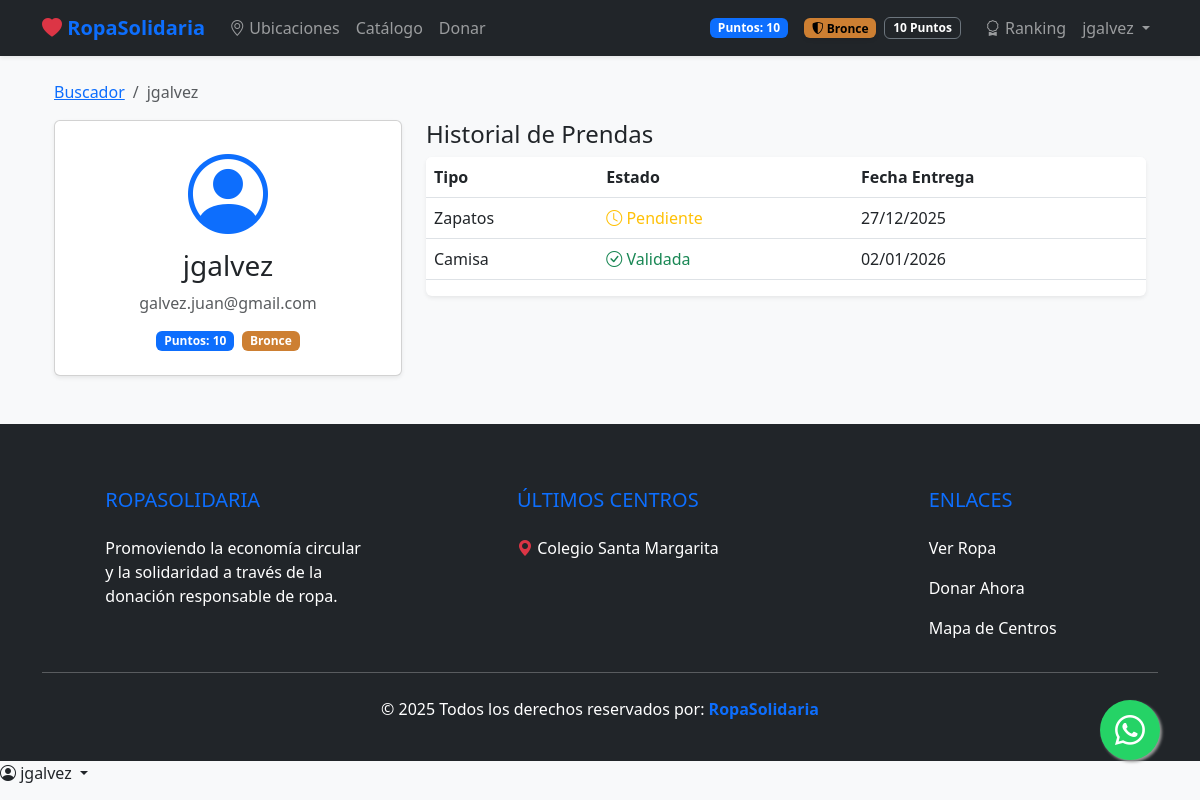
Screenshot of /admin-logistica/perfil/1/ (signed in) with the database file from the repository.
### donaciones/models.py (models this page shows, shortened)
class Perfil(models.Model):
    user = models.OneToOneField(User, on_delete=models.CASCADE)
    puntos = models.IntegerField(default=0)
    centros = models.ManyToManyField(CentroAcopio, related_name="usuarios")
    logros = models.ManyToManyField(Logro, blank=True)
    def get_nivel(self):
        if self.puntos < 50:
            return {'nombre': 'Bronce', 'color': '#cd7f32', 'icon': 'bi-shield-shaded'}
        elif self.puntos < 150:
            return {'nombre': 'Plata', 'color': '#c0c0c0', 'icon': 'bi-shield-fill'}
        else:
            return {'nombre': 'Oro', 'color': '#ffd700', 'icon': 'bi-trophy-fill'}

class Prenda(models.Model):
    TIPOS_ROPA = [('CAMISA', 'Camisa'),('POLERA', 'Polera'),('PANTALON', 'Pantalón'),('ZAPATOS', 'Zapatos'),('CHALECO', 'Chaleco'),('POLERON', 'Polerón'),('ABRIGO', 'Abrigo')]
    TALLAS = [('S', 'S - Pequeño'), ('M', 'M - Medio'), ('L', 'L - Largo'), ('XL', 'XL - Extra Largo'), ('T33-34', 'T33-34'), ('T35-36', 'T35-36'), ('T37-38', 'T37-38'),
        ('T39-40', 'T39-40'), ('T41-42', 'T41-42'), ('T43-44', 'T43-44')]
    CONDICIONES = [('NUEVO', 'Nuevo'), ('USADO_EXC', 'Usado (Excelente)'), ('USADO_BUENO', 'Usado (Buen estado)'), ('USADO_DET', 'Usado (Con detalles)')]
    donante = models.ForeignKey(User, on_delete=models.CASCADE)
    centro = models.ForeignKey(CentroAcopio, on_delete=models.CASCADE)
    tipo = models.CharField(max_length=20, choices=TIPOS_ROPA) # Ahora con choices
    talla = models.CharField(max_length=20, choices=TALLAS)
    condicion = models.CharField(max_length=20, choices=CONDICIONES)
    fecha_creacion = models.DateTimeField(auto_now_add=True) # Para el gráfico mensual
    foto1 = models.ImageField(upload_to='prendas/') # Obligatoria
    foto2 = models.ImageField(upload_to='prendas/', blank=True, null=True) # Opcional
    foto3 = models.ImageField(upload_to='prendas/', blank=True, null=True) # Opcional
    disponible = models.BooleanField(default=True)
    validada = models.BooleanField(default=False) # Nueva línea
    fecha_entrega = models.DateField(
            null=True,
            blank=True,
            help_text="¿Qué día aproximado llevarás la prenda al centro?"
        )

class CentroAcopio(models.Model):
    nombre = models.CharField(max_length=100)
    direccion = models.CharField(max_length=200)
    google_maps_link = models.TextField(blank=True)
    capacidad_maxima = models.IntegerField(default=50, help_text="Máximo de prendas que puede almacenar")
    en_vacaciones = models.BooleanField(default=False, help_text="Marcar si el centro está cerrado temporalmente")

### donaciones/views.py (the view)
# urls.py: path('admin-logistica/perfil/<int:user_id>/', views.perfil_usuario_admin, name='perfil_usuario_admin'),
@login_required
def perfil_usuario_admin(request, user_id):
    if not request.user.is_staff:
        return redirect('home')
    usuario_inspeccionado = get_object_or_404(User, id=user_id)
    prendas = Prenda.objects.filter(donante=usuario_inspeccionado).order_by('-fecha_creacion')
    return render(request, 'admin/perfil_usuario_detalle.html', {
        'usuario_target': usuario_inspeccionado,
        'prendas': prendas
    })

### donaciones/context_processors.py (called while the page is built)
def global_context(request):
    return {
        'ultimos_centros_footer': CentroAcopio.objects.order_by('-id')[:3],
        'alertas_criticas': 0 # (tu lógica de alertas aquí)
    }

def footer_data(request):
    ultimos_centros = CentroAcopio.objects.order_by('-id')[:3]
    alertas_criticas = 0
    if request.user.is_authenticated and request.user.is_staff:
        hoy = timezone.now().date()
        alertas_criticas = Prenda.objects.filter(
            validada=False,
            fecha_entrega__lt=hoy
        ).count()
    return {
        'ultimos_centros_footer': Prenda.objects.order_by('-id')[:3], # ejemplo
        'alertas_criticas': alertas_criticas
    }

### donaciones/templates/admin/perfil_usuario_detalle.html
{% extends 'base.html' %}
{% block content %}
<div class="container mt-4">
    <nav aria-label="breadcrumb">
        <ol class="breadcrumb">
            <li class="breadcrumb-item"><a href="{% url 'buscar_usuarios' %}">Buscador</a></li>
            <li class="breadcrumb-item active">{{ usuario_target.username }}</li>
        </ol>
    </nav>
    <div class="row">
        <div class="col-md-4">
            <div class="card shadow-sm text-center p-4">
                <i class="bi bi-person-circle display-1 text-primary"></i>
                <h3 class="mt-2">{{ usuario_target.username }}</h3>
                <p class="text-muted">{{ usuario_target.email }}</p>
                <div class="d-flex justify-content-center gap-2">
                    <span class="badge bg-primary">Puntos: {{ usuario_target.perfil.puntos }}</span>
                    <span class="badge" style="background-color: {{ usuario_target.perfil.get_nivel.color }}">
                        {{ usuario_target.perfil.get_nivel.nombre }}
                    </span>
                </div>
            </div>
        </div>
        <div class="col-md-8">
            <h4>Historial de Prendas</h4>
            <div class="table-responsive bg-white shadow-sm rounded">
                <table class="table align-middle">
                    <thead>
                        <tr>
                            <th>Tipo</th>
                            <th>Estado</th>
                            <th>Fecha Entrega</th>
                        </tr>
                    </thead>
                    <tbody>
                        {% for p in prendas %}
                        <tr>
                            <td>{{ p.get_tipo_display }}</td>
                            <td>
                                {% if p.validada %}
                                    <span class="text-success"><i class="bi bi-check-circle"></i> Validada</span>
                                {% else %}
                                    <span class="text-warning"><i class="bi bi-clock"></i> Pendiente</span>
                                {% endif %}
                            </td>
                            <td>{{ p.fecha_entrega|date:"d/m/Y" }}</td>
                        </tr>
                        {% endfor %}
                    </tbody>
                </table>
            </div>
        </div>
    </div>
</div>
{% endblock %}

### templates/base.html (shortened to what this page needs)
<!DOCTYPE html>
<html lang="es">
<head>
    <link href="https://cdn.jsdelivr.net/npm/bootstrap@5.3.0/dist/css/bootstrap.min.css" rel="stylesheet">
    <link rel="stylesheet" href="https://cdn.jsdelivr.net/npm/bootstrap-icons@1.10.0/font/bootstrap-icons.css">
</head>
<body>
<nav class="navbar navbar-expand-lg navbar-dark bg-dark shadow-sm">
    <div class="container">
        <a class="navbar-brand" href="/"><i class="bi bi-heart-fill text-danger"></i> RopaSolidaria</a>
        <div class="collapse navbar-collapse" id="navbarNav">
            <ul class="navbar-nav me-auto">
				<li class="nav-item"><a class="nav-link" href="{% url 'centros' %}"><i class="bi bi-geo-alt"></i> Ubicaciones</a>
                <li class="nav-item"><a class="nav-link" href="{% url 'catalogo' %}">Catálogo</a></li>
                <li class="nav-item"><a class="nav-link" href="{% url 'donar' %}">Donar</a></li>
</li>
            </ul>
            <ul class="navbar-nav ms-auto">
                {% if user.is_authenticated %}
                    <li class="nav-item d-flex align-items-center me-3">
                        <span class="badge bg-primary">Puntos: {{ user.perfil.puntos }}</span>
                    </li>
					<li class="nav-item d-flex align-items-center me-2">
						<span class="badge shadow-sm" style="background-color: {{ user.perfil.get_nivel.color }}; color: #000;">
							<i class="bi {{ user.perfil.get_nivel.icon }}"></i> {{ user.perfil.get_nivel.nombre }}
						</span>
					</li>
					<li class="nav-item d-flex align-items-center me-3">
						<span class="badge bg-dark border border-secondary">{{ user.perfil.puntos }} Puntos</span>
					</li>
					<li class="nav-item">
						<a class="nav-link" href="{% url 'leaderboard' %}"><i class="bi bi-award"></i> Ranking</a>
					</li>
					<div class="dropdown">
					  <a class="nav-link dropdown-toggle" href="#" id="userMenu" data-bs-toggle="dropdown">
						{{ user.username }}
					  </a>
					</div>
                {% else %}
                    <li class="nav-item"><a class="nav-link" href="{% url 'login' %}">Iniciar Sesión</a></li>
                {% endif %}
            </ul>
        </div>
    </div>
</nav>
<main class="container my-4">
    {% block content %}
    {% endblock %}
</main>
<footer class="bg-dark text-white pt-5 pb-4 mt-5">
    <div class="container text-center text-md-start">
        <div class="row">
            <div class="col-md-4 col-lg-4 col-xl-3 mx-auto mt-3">
                <h5 class="text-uppercase mb-4 font-weight-bold text-primary">RopaSolidaria</h5>
                <p>Promoviendo la economía circular y la solidaridad a través de la donación responsable de ropa.</p>
            </div>
            <div class="col-md-4 col-lg-3 col-xl-3 mx-auto mt-3">
                <h5 class="text-uppercase mb-4 font-weight-bold text-primary">Últimos Centros</h5>
                {% for centro in ultimos_centros_footer %}
                <p>
                    <i class="bi bi-geo-alt-fill text-danger"></i> {{ centro.nombre }}
                </p>
                {% empty %}
                <p class="text-muted">No hay centros registrados.</p>
                {% endfor %}
            </div>
            <div class="col-md-3 col-lg-2 col-xl-2 mx-auto mt-3">
                <h5 class="text-uppercase mb-4 font-weight-bold text-primary">Enlaces</h5>
                <p><a href="{% url 'catalogo' %}" class="text-white text-decoration-none">Ver Ropa</a></p>
                <p><a href="{% url 'donar' %}" class="text-white text-decoration-none">Donar Ahora</a></p>
                <p><a href="{% url 'centros' %}" class="text-white text-decoration-none">Mapa de Centros</a></p>
            </div>
        </div>
        <hr class="mb-4">
        <div class="row align-items-center">
            <div class="col-md-12 text-center">
                <p>© 2025 Todos los derechos reservados por:
                    <a href="#" class="text-decoration-none"><strong class="text-primary">RopaSolidaria</strong></a>
                </p>
            </div>
        </div>
    </div>
</footer>
<div class="toast-container position-fixed bottom-0 end-0 p-3">
</div>
<a href="https://wa.me/56912345678?text=Hola!%20Tengo%20una%20duda%20sobre%20RopaSolidaria"
   class="whatsapp-float" target="_blank">
    <i class="bi bi-whatsapp"></i>
</a>
<div class="dropdown">
  <a class="nav-link dropdown-toggle" href="#" role="button" data-bs-toggle="dropdown" aria-expanded="false">
    <i class="bi bi-person-circle"></i> {{ user.username }}
  </a>
</div>
</body>
</html>

### templates/base.html (style rules this page uses)
body { background-color: #f8f9fa; }
.navbar-brand { font-weight: bold; color: #0d6efd; }
.whatsapp-float { position: fixed; width: 60px; height: 60px; bottom: 40px; right: 40px; background-color: #25d366; color: #FFF; border-radius: 50px; text-align: center; font-size: 30px; box-shadow: 2px 2px 3px #999; z-index: 1000; display: flex; align-items: center; justify-content: center; transition: all 0.3s ease; }

### rows the page displays
Prenda: tipo "Zapatos", validada False (drawn), fecha_entrega "27/12/2025"
Prenda: tipo "Camisa", validada True (drawn), fecha_entrega "02/01/2026"
CentroAcopio: nombre "Colegio Santa Margarita"

### other values shown
{{ user.perfil.puntos }} "10"
{{ user.perfil.get_nivel.nombre }} "Bronce"
{{ user.username }} "jgalvez"
{{ usuario_target.username }} "jgalvez"
{{ usuario_target.email }} "galvez.juan@gmail.com"
{{ usuario_target.perfil.puntos }} "10"
{{ usuario_target.perfil.get_nivel.nombre }} "Bronce"
